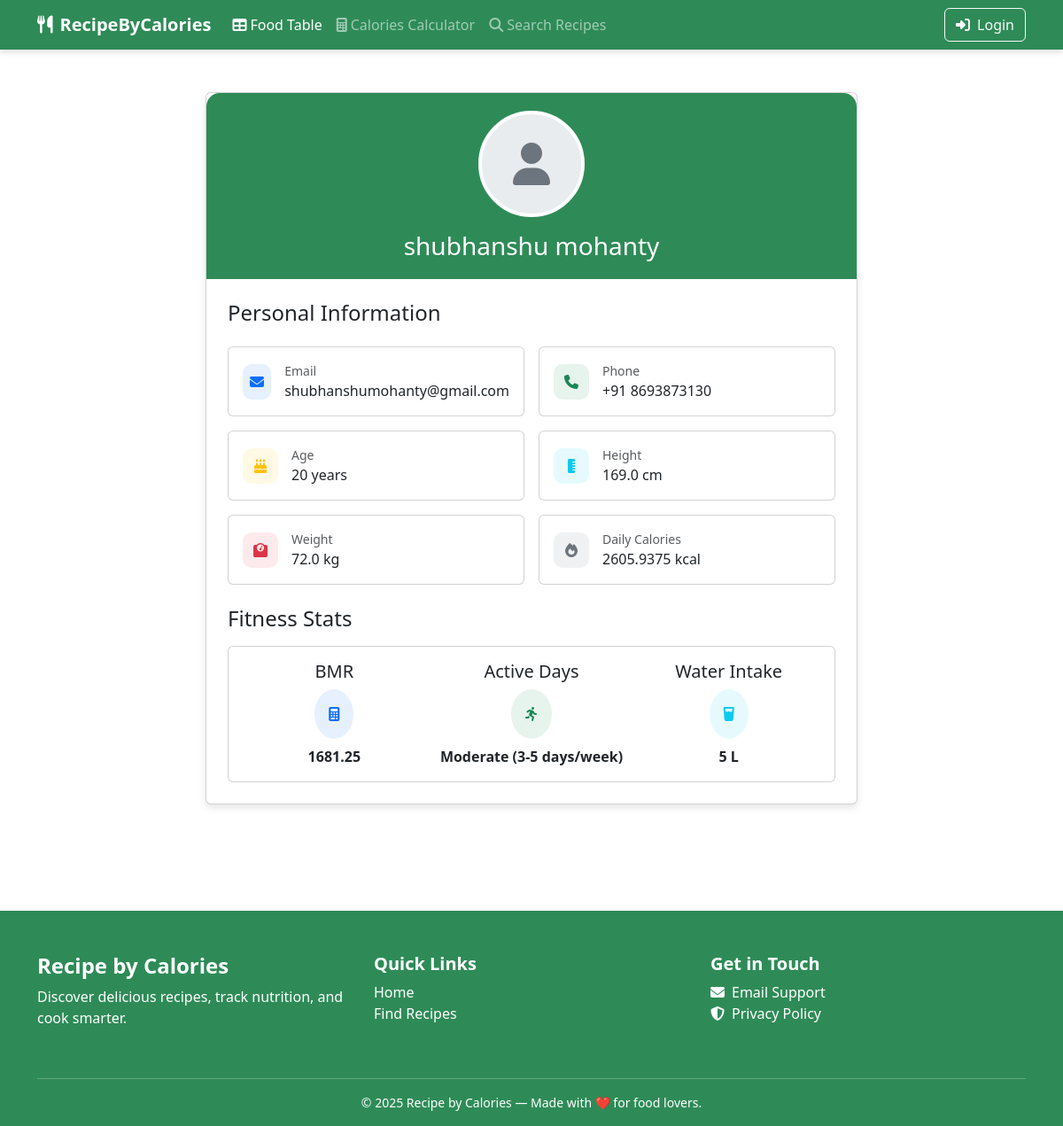
The page /users/profile/ (signed in) on the database as committed earlier.
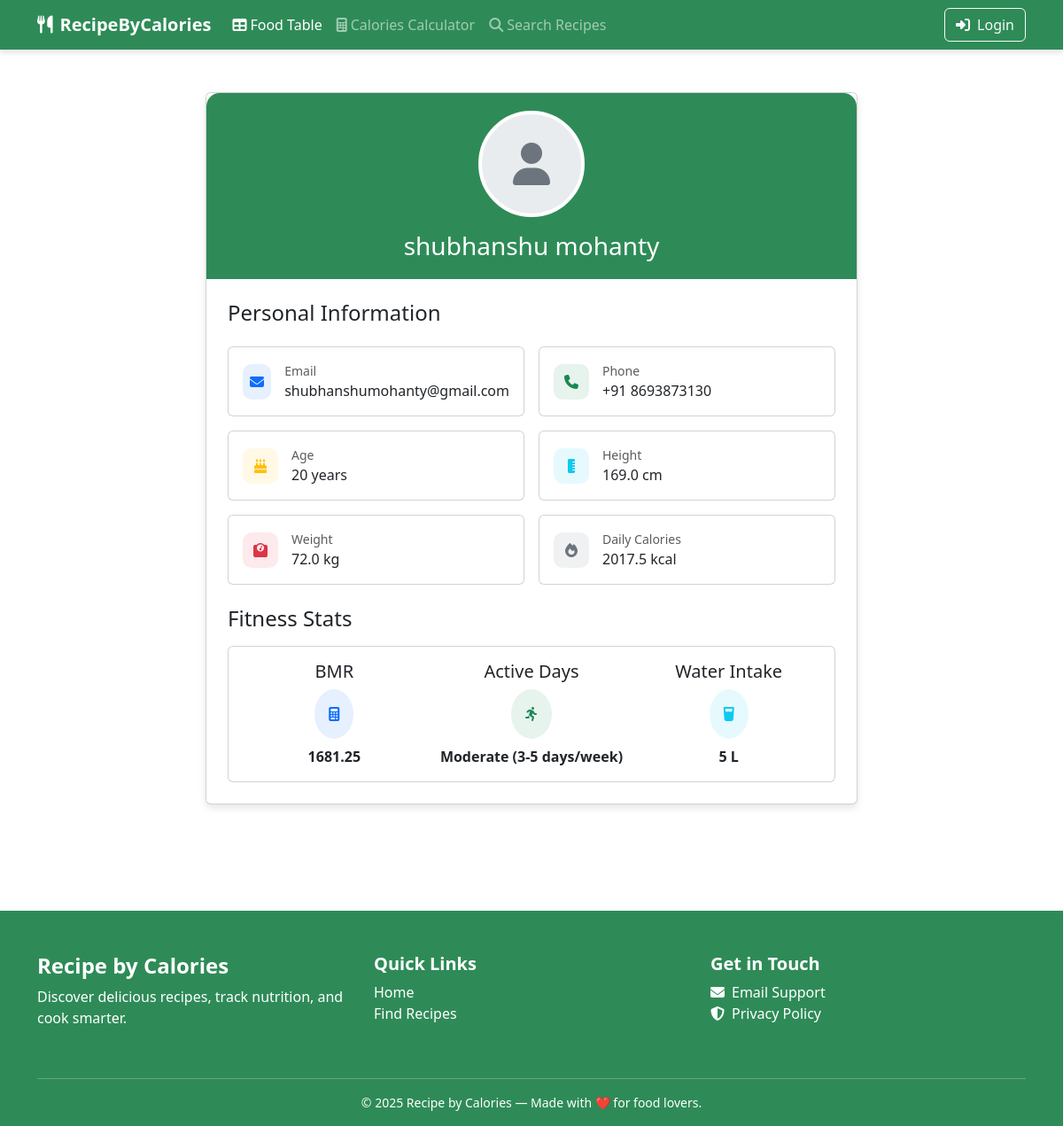
The same page on the database as committed later.
### user_auth/models.py (models this page shows, shortened)
class Profile(models.Model):
    GENDER_CHOICES = [
        ('M', 'Male'),
        ('F', 'Female'),
        ('O', 'Other'),
    ]
    ACTIVITY_CHOICES = [
        ("sedentary", "Sedentary (No exercise)"),
        ("light", "Light (1-3 days/week)"),
        ("moderate", "Moderate (3-5 days/week)"),
        ("active", "Active (6-7 days/week)"),
        ("very_active", "Very Active (Athlete)"),
    ]
    user = models.OneToOneField(CustomUser, on_delete=models.CASCADE)
    name = models.CharField(max_length=100)
    phone = models.CharField(max_length=15)
    weight = models.FloatField()
    height = models.FloatField()
    age = models.IntegerField()
    gender=models.CharField(max_length=10,choices=GENDER_CHOICES,default='M')
    bmr=models.FloatField(null=True,default=0)
    calories=models.FloatField(null=True,default=0)
    activity_level=models.CharField(max_length=100,choices=ACTIVITY_CHOICES,default='moderate')
    def __str__(self):
        return self.user.email

class CustomUser(AbstractBaseUser, PermissionsMixin):
    email = models.EmailField(unique=True)
    is_active = models.BooleanField(default=True)
    is_staff = models.BooleanField(default=False)
    username = models.CharField(max_length=100, null=True, blank=True)
    objects = CustomUserManager()
    USERNAME_FIELD = 'email'  # Login with email
    REQUIRED_FIELDS = []

### user_auth/middlewares.py (the view)
    def wrapped_view(request,*args,**kwargs):
        if request.user.is_authenticated == False:
            return redirect('login')
        return view_function(request, *args, **kwargs)

### calaries_tracker/utils.py (called while the page is built, shortened)
def get_logged_in_user_email(request):
    if request.user.is_authenticated:  # Agar user logged in hai
        return request.user.email  # Directly email return karo

### user_auth/views.py (called while the page is built)
@auth
def profile_view(request):
    user=None
    try:
        email=get_logged_in_user_email(request)
        user=UserProfile.objects.get(user__email=email)
    except UserProfile.DoesNotExist:
        return redirect('create_profile')
    return render(request,'users/profile.html',{'user':user})

### user_auth/templates/users/profile.html (shortened to what this page needs)
{% extends "layouts.html" %}
{% block content %}
<div class="container py-5">
    <div class="row justify-content-center">
        <div class="col-lg-8">
            <div class="card profile-card mb-4">
                <div class="profile-header text-center">
                    <div class="profile-img mb-3">
                        <i class="fas fa-user fa-3x text-secondary"></i>
                    </div>
                    <h3 class="mb-0">{{user.name}}</h3>
                </div>
                <div class="card-body p-4">
                    <h4 class="card-title mb-4">Personal Information</h4>
                    <div class="row g-3">
                        <div class="col-md-6">
                            <div class="card info-card p-3">
                                <div class="d-flex align-items-center">
                                    <div class="info-icon bg-primary bg-opacity-10 text-primary">
                                        <i class="fas fa-envelope"></i>
                                    </div>
                                    <div>
                                        <small class="text-muted d-block">Email</small>
                                        <span>{{user}}</span>
                                    </div>
                                </div>
                            </div>
                        </div>
                        <div class="col-md-6">
                            <div class="card info-card p-3">
                                <div class="d-flex align-items-center">
                                    <div class="info-icon bg-success bg-opacity-10 text-success">
                                        <i class="fas fa-phone"></i>
                                    </div>
                                    <div>
                                        <small class="text-muted d-block">Phone</small>
                                        <span>+91 {{user.phone}}</span>
                                    </div>
                                </div>
                            </div>
                        </div>
                        <div class="col-md-6">
                            <div class="card info-card p-3">
                                <div class="d-flex align-items-center">
                                    <div class="info-icon bg-warning bg-opacity-10 text-warning">
                                        <i class="fas fa-birthday-cake"></i>
                                    </div>
                                    <div>
                                        <small class="text-muted d-block">Age</small>
                                        <span>{{user.age}} years</span>
                                    </div>
                                </div>
                            </div>
                        </div>
                        <div class="col-md-6">
                            <div class="card info-card p-3">
                                <div class="d-flex align-items-center">
                                    <div class="info-icon bg-info bg-opacity-10 text-info">
                                        <i class="fas fa-ruler-vertical"></i>
                                    </div>
                                    <div>
                                        <small class="text-muted d-block">Height</small>
                                        <span> {{user.height}} cm</span>
                                    </div>
                                </div>
                            </div>
                        </div>
                        <div class="col-md-6">
                            <div class="card info-card p-3">
                                <div class="d-flex align-items-center">
                                    <div class="info-icon bg-danger bg-opacity-10 text-danger">
                                        <i class="fas fa-weight"></i>
                                    </div>
                                    <div>
                                        <small class="text-muted d-block">Weight</small>
                                        <span>{{user.weight}} kg </span>
                                    </div>
                                </div>
                            </div>
                        </div>
                        <div class="col-md-6">
                            <div class="card info-card p-3">
                                <div class="d-flex align-items-center">
                                    <div class="info-icon bg-secondary bg-opacity-10 text-secondary">
                                        <i class="fas fa-fire"></i>
                                    </div>
                                    <div>
                                        <small class="text-muted d-block">Daily Calories</small>
                                        <span>{{user.calories}} kcal</span>
                                    </div>
                                </div>
                            </div>
                        </div>
                    </div>
                    <div class="mt-4">
                        <h4 class="card-title mb-3">Fitness Stats</h4>
                        <div class="card p-3">
                            <div class="row g-3">
                                <div class="col-md-4 text-center">
                                    <h5>BMR</h5>
                                    <div class="d-inline-block p-3 rounded-circle bg-primary bg-opacity-10 text-primary mb-2">
                                        <i class="fas fa-calculator"></i>
                                    </div>
                                    <p class="mb-0 fw-bold">{{user.bmr}}</p>
                                </div>
                                <div class="col-md-4 text-center">
                                    <h5>Active Days</h5>
                                    <div class="d-inline-block p-3 rounded-circle bg-success bg-opacity-10 text-success mb-2">
                                        <i class="fas fa-running"></i>
                                    </div>
                                    <p class="mb-0 fw-bold">{{user.get_activity_level_display}}</p>
                                </div>
                                <div class="col-md-4 text-center">
                                    <h5>Water Intake</h5>
                                    <div class="d-inline-block p-3 rounded-circle bg-info bg-opacity-10 text-info mb-2">
                                        <i class="fas fa-glass-water"></i>
                                    </div>
                                    <p class="mb-0 fw-bold">5 L</p>
                                </div>
                            </div>
                        </div>
                    </div>
                </div>
            </div>
        </div>
    </div>
</div>
{% endblock  %}

### templates/layouts.html (shortened to what this page needs)
<!DOCTYPE html>
<html lang="en">
  <head>
    <link
      href="https://cdn.jsdelivr.net/npm/bootstrap@5.3.0/dist/css/bootstrap.min.css"
      rel="stylesheet"
    />
    <link
      rel="stylesheet"
      href="https://cdnjs.cloudflare.com/ajax/libs/font-awesome/6.4.0/css/all.min.css"
    />
  </head>
  <body>
    <nav class="navbar navbar-expand-lg navbar-dark custom-navbar">
      <div class="container">
        <a class="navbar-brand" href="{% url "home" %}">
          <i class="fas fa-utensils me-2"></i>RecipeByCalories
        </a>
        <div class="collapse navbar-collapse" id="navbarMain">
          <ul class="navbar-nav me-auto mb-2 mb-lg-0">
            <li class="nav-item">
              <a class="nav-link active" href="{% url 'food_table' %}">
                <i class="fas fa-table me-1"></i>Food Table
              </a>
            </li>
            <li class="nav-item">
              <a class="nav-link" href="{% url 'calculate_calories' %}">
                <i class="fas fa-calculator me-1"></i>Calories Calculator
              </a>
            </li>
            <li class="nav-item">
                <a class="nav-link" href="{% url 'search' %}">
                  <i class="fas fa-search"></i> Search Recipes
                </a>
              </li>
          </ul>
          {% if user.is_authenticated %}
            <div class="dropdown">
              <a
                class="btn btn-outline-light dropdown-toggle d-flex align-items-center"
                href="#"
                role="button"
                data-bs-toggle="dropdown"
              >
                <div class="profile-icon">
                  <i class="fas fa-user"></i>
                </div>
                Profile
              </a>
              <ul class="dropdown-menu dropdown-menu-end">
                <li>
                  <a class="dropdown-item" href="{% url 'profile' %}">
                    <i class="fas fa-user-circle me-2"></i>My Profile
                  </a>
                </li>
                <li><hr class="dropdown-divider" /></li>
                <li>
                  <a class="dropdown-item text-danger" href="{% url 'logout' %}">
                    <i class="fas fa-sign-out-alt me-2"></i>Logout
                  </a>
                </li>
              </ul>
            </div>
          {% else %}
            <a href="{% url 'login' %}" class="btn btn-outline-light">
              <i class="fas fa-sign-in-alt me-2"></i>Login
            </a>
          {% endif %}
        </div>
      </div>
    </nav>
    {% block content %} {% endblock %}
    <footer class="custom-navbar text-white pt-5 pb-3 mt-5">
      <div class="container">
          <div class="row">
              <div class="col-md-4 mb-4">
                  <h4 class="fw-bold">Recipe by Calories</h4>
                  <p class="">Discover delicious recipes, track nutrition, and cook smarter.</p>
              </div>
              <div class="col-md-4 mb-4">
                  <h5 class="fw-semibold">Quick Links</h5>
                  <ul class="list-unstyled">
                      <li><a href="{% url 'home' %}" class="text-white text-decoration-none">Home</a></li>
                      <li><a href="{% url 'search' %}" class="text-white text-decoration-none">Find Recipes</a></li>
                  </ul>
              </div>
              <div class="col-md-4 mb-4">
                  <h5 class="fw-semibold">Get in Touch</h5>
                  <ul class="list-unstyled">
                      <li><i class="fas fa-envelope me-2"></i><a href="mailto:support@recipebycalories.com" class="text-white text-decoration-none">Email Support</a></li>
                      <li><i class="fas fa-shield-alt me-2"></i><a href="#" class="text-white text-decoration-none">Privacy Policy</a></li>
                  </ul>
              </div>
          </div>
          <hr class="border-light" />
          <div class="text-center small">
              © 2025 Recipe by Calories — Made with ❤️ for food lovers.
          </div>
      </div>
  </footer>
  </body>
</html>

Rows that differ between the two databases and show on the page:
changed Profile "shubhanshu mohanty": calories "2605.9375" → "2017.5"
